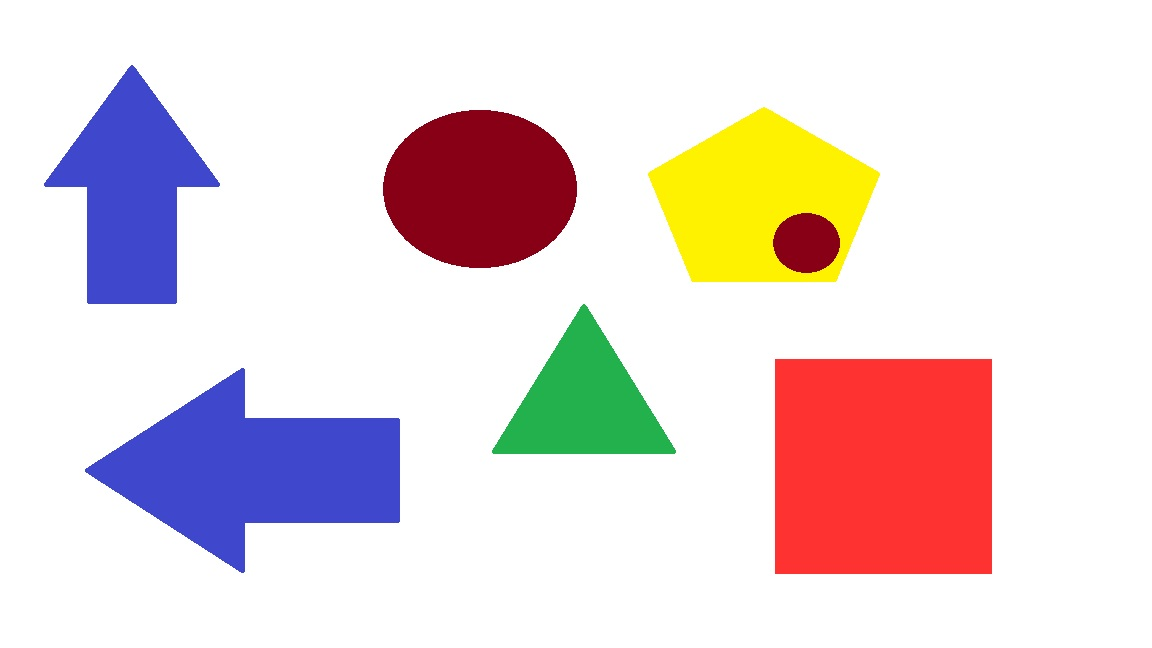
#> input picture codigo_estudiantes/D_Melgar/Figuras.jpg, 1152 x 648 px
$ python 'ejercicio_ubicar_elñementos.py'
#> lines starting #> are read from the running program, lines starting #| are printed output that depends on the picture; after the words box and inside, x2 and y2 are one past the last pixel; in counts of white or black regions, pixels touching at a corner belong together
import cv2
import numpy as np

imagen = cv2.imread("Figuras.jpg")
#> imagen is the input picture: shape (648, 1152, 3); mean B, G, R 217.8, 217.4, 232.1

if imagen is None:
    raise FileNotFoundError("No se encontró figuras.jpg")

hsv = cv2.cvtColor(imagen, cv2.COLOR_BGR2HSV)
#> hsv: shape (648, 1152, 3); mean H, S, V 20.6, 47.6, 245.1

# Rango del color azul
rangos = {
    "azul": (np.array([90, 80, 50]), np.array([130, 255, 255])),
    "granate": (np.array([165, 80, 40]), np.array([179, 255, 220])),
    "amarillo": (np.array([18,80,10]), np.array([39, 255, 255])),
    "verde": (np.array([40,60,40]), np.array([90, 255, 255])),
    "rojo": (np.array([0, 80, 100]), np.array([12, 255, 255])),
}

colores = {
    "azul": (255, 0, 0),
    "granate": (0, 0, 150),
    "amarillo": (0, 255, 255),
    "verde": (0, 180, 0),
    "rojo": (0, 0, 255),
}

# Trabajar sobre una copia
resultado = imagen.copy()


mascara_total = np.zeros(imagen.shape[:2], dtype=np.uint8)

kernel = np.ones((3, 3), np.uint8)

contador = 0

for color, (inferior, superior) in rangos.items():

    mascara = cv2.inRange(hsv, inferior, superior)

    mascara = cv2.morphologyEx(mascara, cv2.MORPH_OPEN, kernel)

    mascara = cv2.morphologyEx(mascara, cv2.MORPH_CLOSE, kernel)
    mascara_total = cv2.bitwise_or(mascara_total, mascara)

    # Buscar regiones conectadas en la máscara

    contornos, jerarquia = cv2.findContours(
        mascara, cv2.RETR_EXTERNAL, cv2.CHAIN_APPROX_SIMPLE
    )

    for contorno in contornos:

        # Calcular el área de la región
        area = cv2.contourArea(contorno)

        print("Color: ", color)
        print("Area: ", area)

        # Ignorar regiones demasiado pequeñas
        if area < 300:
         continue

         # Obtener las coordenadas del rectángulo
        x, y, ancho, alto = cv2.boundingRect(contorno)

        if color == "azul":
            if alto > ancho:
                nombre = "flecha arriba"
            else:
                nombre = "flecha izquierda"

        elif color == "granate":
            if area > 8000:
                nombre = "Ovalo grande"
            else:
                nombre = "Circulo granate"

        elif color == "amarillo":
            nombre = "pentagono amarillo"
        elif color == "verde":
            nombre = "triangulo verde"
        elif color == "rojo":
            nombre = "Cuadrado rojo"

        cv2.drawContours(resultado, [contorno], -1, colores[color], 2)
        # Dibujar el rectángulo
        cv2.rectangle(resultado, (x, y), (x + ancho, y + alto), colores[color], 2)

        # Añadir una etiqueta
        cv2.putText(
            resultado,
            nombre,
            (x, max(y - 10, 20)),
            cv2.FONT_HERSHEY_SIMPLEX,
            0.55,
            colores[color],
            2,
            cv2.LINE_AA,
        )

        print(
            "Figura", nombre,
            "Area: ", round (area, 2),
            "|X", x,
            "|Y", y,
            "|Ancho", ancho,
            "|Alto", alto
            )

        contador += 1
#> this loop made 5 passes
#> jerarquia on passes 1 to 5: [[1, -1, -1, -1], [-1, 0, -1, -1]], [[1, -1, -1, -1], [-1, 0, -1, -1]], [[-1, -1, -1, -1]], [[-1, -1, -1, -1]], [[-1, -1, -1, -1]]
#> pass 1, `mascara = cv2.inRange(hsv, inferior, superior)`:
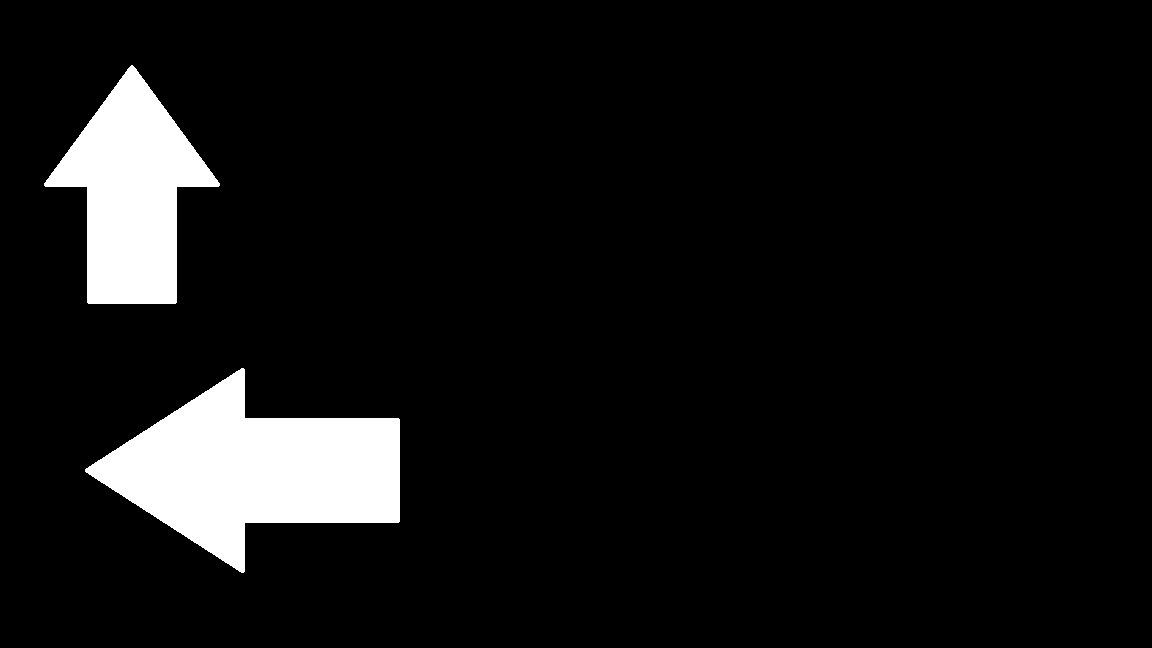
#> mascara: shape (648, 1152); 7.4% white; 2 white regions, box (x1, y1, x2, y2) and area: (85, 368, 400, 573) 33209, (44, 65, 220, 304) 21698
#> pass 2, `mascara = cv2.inRange(hsv, inferior, superior)`:
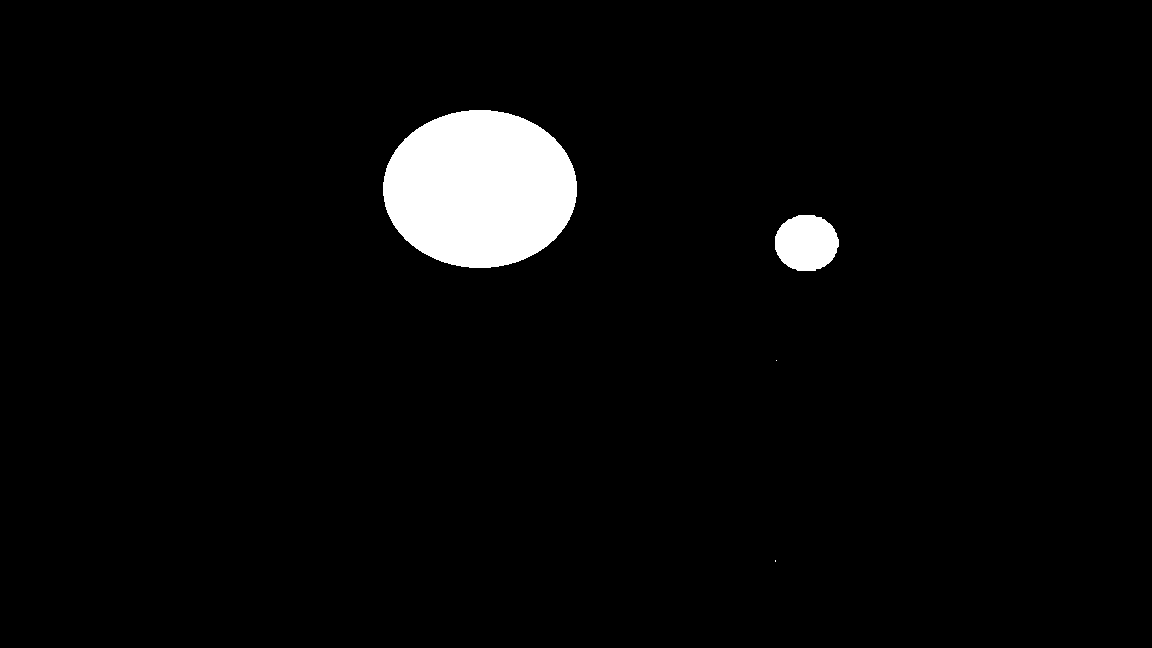
#> mascara: shape (648, 1152); 3.6% white; 4 white regions (2 under 20 px), largest, box (x1, y1, x2, y2) and area: (383, 110, 577, 268) 24054, (775, 215, 839, 271) 2843
#> after the loop:
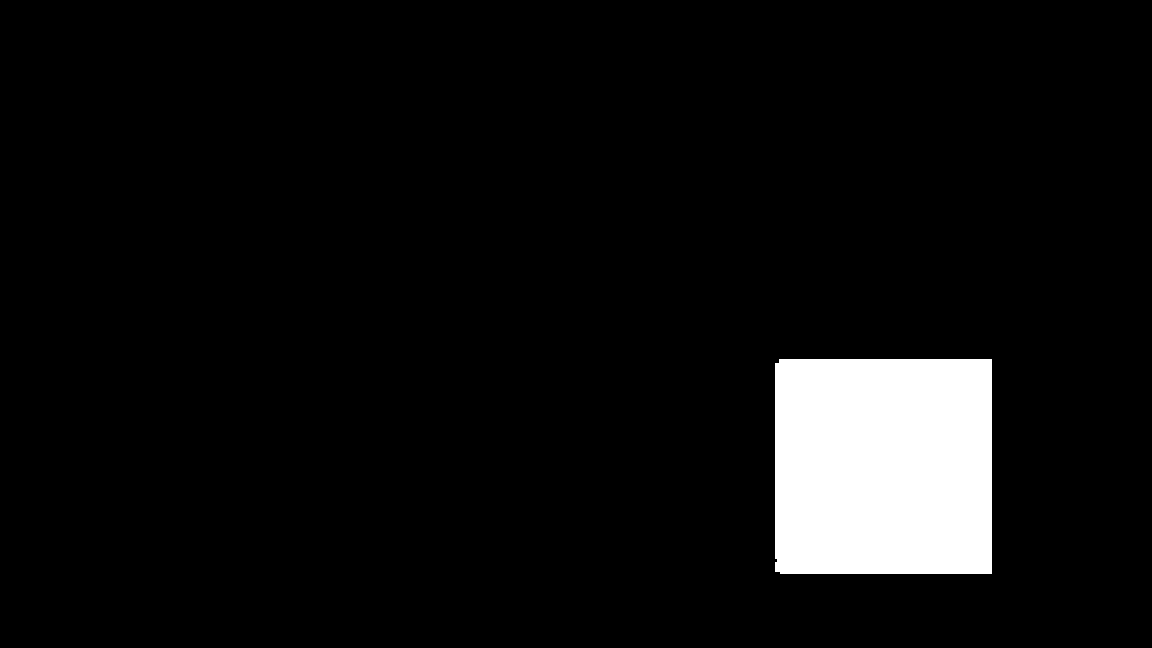
#> mascara: shape (648, 1152); 6.2% white; 1 white region, box (x1, y1, x2, y2) and area: (775, 359, 992, 574) 46623
#> after the loop:
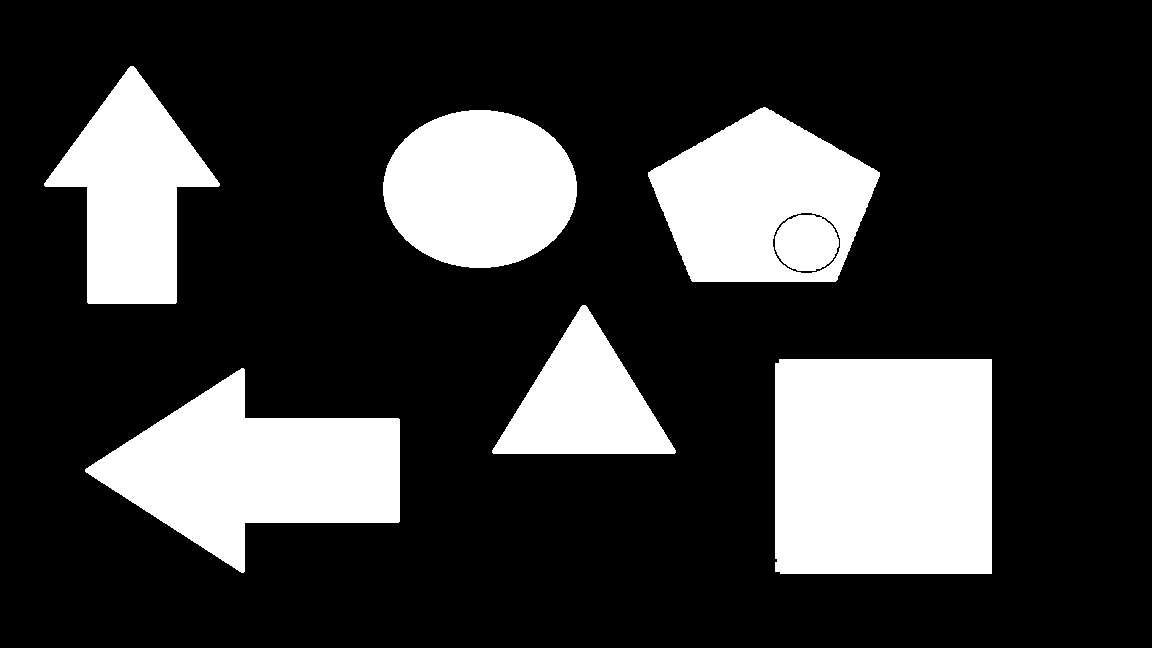
#> mascara_total: shape (648, 1152); 22.5% white; 6 white regions, box (x1, y1, x2, y2) and area: (775, 359, 992, 574) 46623, (85, 368, 400, 573) 33209, (648, 107, 880, 282) 28165, (383, 110, 577, 268) 24054, (44, 66, 220, 304) 21696, (492, 305, 676, 454) 14303
#> after the loop:
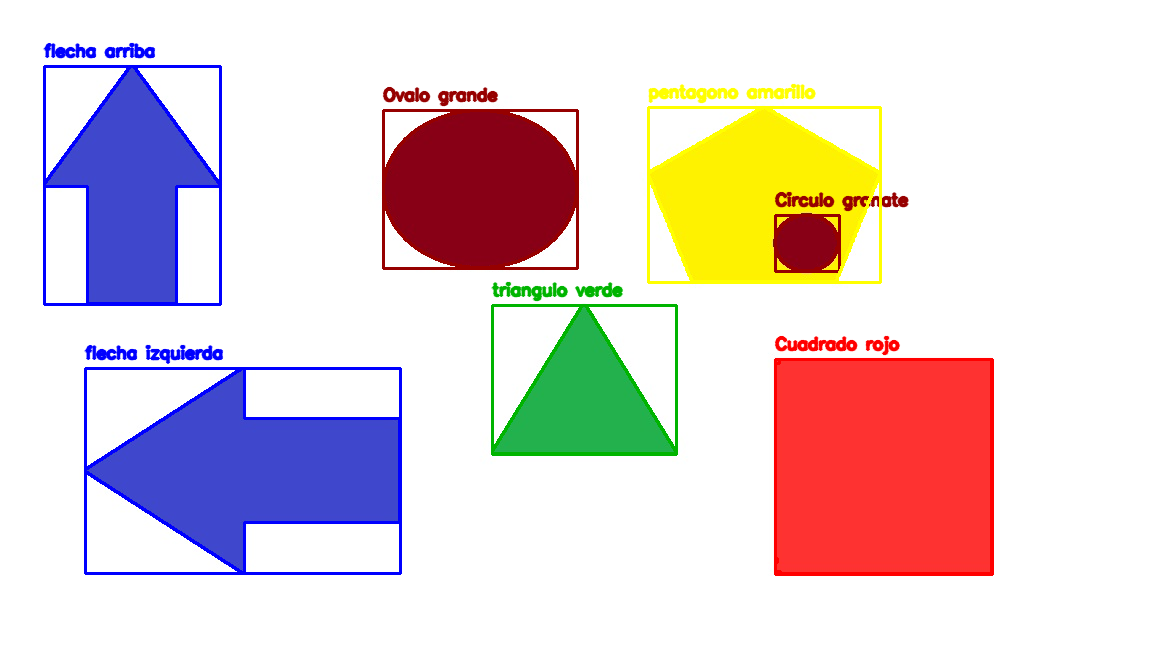
#> resultado: shape (648, 1152, 3); 4.89% of pixels changed, all inside (x1, y1, x2, y2) = (42, 42, 994, 576)
#> after the loop, contador = 7

print("Regiones detectadas:", contador)
#| Regiones detectadas: 7

cv2.imshow("Mascara", mascara_total)
cv2.imshow("Objetos detectados", resultado)

cv2.imwrite("objetos_detectados.jpg", resultado)

cv2.waitKey(0)
cv2.destroyAllWindows()
